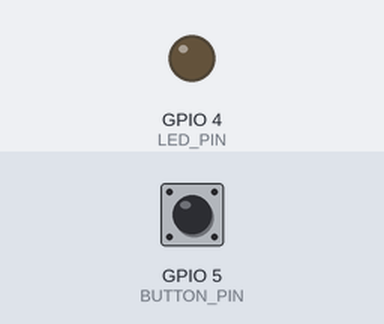
This sketch was run on a simulated ESP32-S3. Parts: output pins drawn as LEDs (lit = HIGH). Dashed ring = blinking. Inputs (shaded band) come from the test bench; at power-on: GPIO 5 (BUTTON_PIN) HIGH.

Above: at 1.2 s.
1.3 s: GPIO 5 (BUTTON_PIN) pulled LOW for 1 s
At 1.75 s:
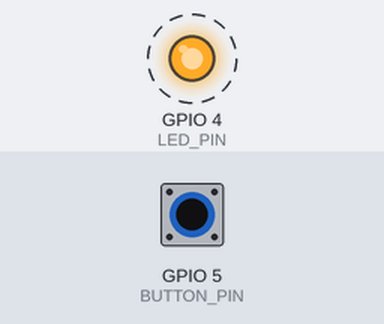
4.0 s: GPIO 5 (BUTTON_PIN) pulled LOW for 0.15 s
At 5.5 s:
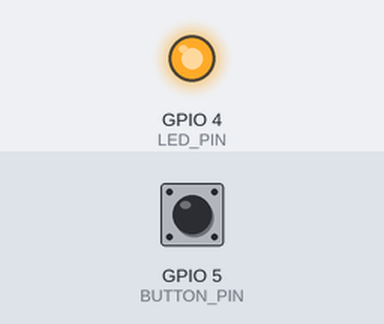
5.8 s: GPIO 5 (BUTTON_PIN) pulled LOW for 3.2 s
At 10.3 s:
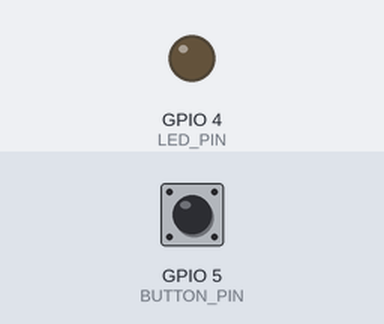
Timing chart, 0 to 11.8 s (numbered marks = the images above; inputs shaded):
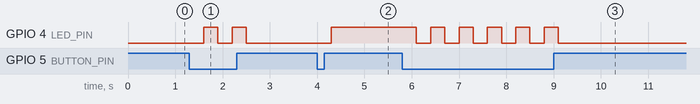

Measured:
- after the input at 1.3 s, GPIO 4 (LED_PIN): alternates HIGH for 0.30 s and LOW for 0.30 s, 4 changes in all, then stays LOW, starting after 0.30 s
- after the input at 4.0 s, GPIO 4 (LED_PIN): LOW → HIGH after 0.30 s
- after the input at 5.8 s, GPIO 4 (LED_PIN): alternates HIGH for 0.30 s and LOW for 0.30 s, 11 changes in all, then stays LOW, starting after 0.30 s

The sketch:

03_Toggle_LED_Example.ino
```cpp
// (licence header left out)
#include <Arduino.h>

#define LED_PIN 4
#define BUTTON_PIN 5
void setup() {
  // put your setup code here, to run once:
  pinMode(LED_PIN, OUTPUT);
  pinMode(BUTTON_PIN, INPUT);
}


bool ledState = false;

void loop() {
  // put your main code here, to run repeatedly:

  if (!digitalRead(BUTTON_PIN)) {
    ledState = !ledState;
    delay(300);
  }

  if (ledState) {
    digitalWrite(LED_PIN, HIGH);

  } else {
    digitalWrite(LED_PIN, LOW);
  }
}
```
